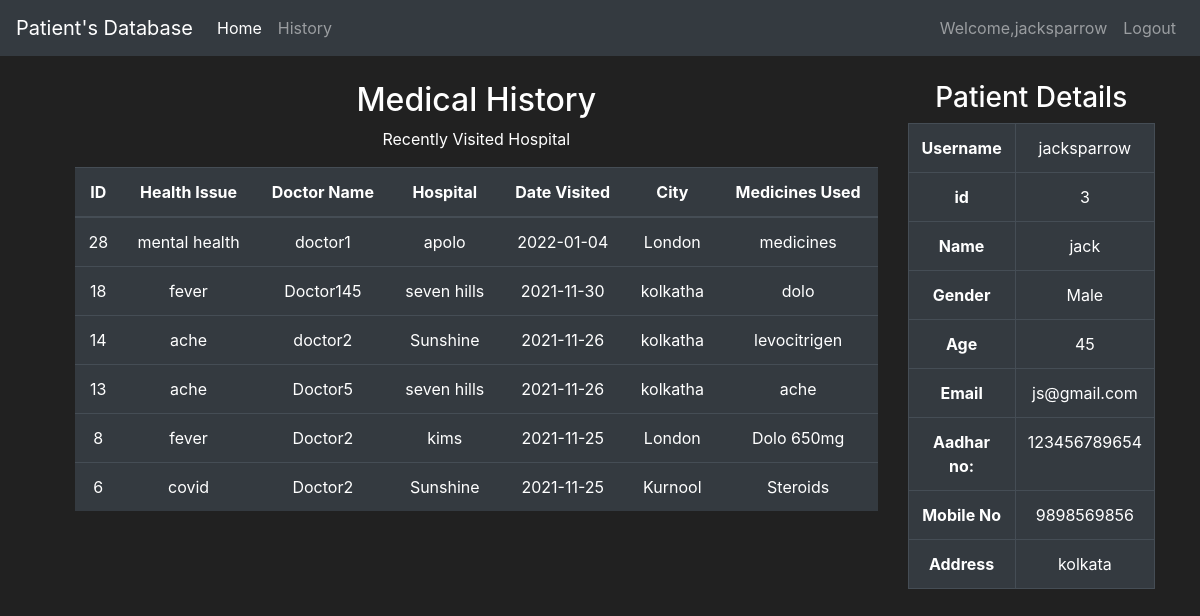
The page /history (signed in) on the database its author committed.
### history/models.py (models this page shows, shortened)
class User(db.Model, UserMixin):
    id = db.Column(db.Integer(), primary_key=True)
    username = db.Column(db.String(length=30), nullable=False, unique=True)
    email_address = db.Column(db.String(length=50), nullable=False, unique=True)
    password_hash = db.Column(db.String(length=60), nullable=False)
    name = db.Column(db.String(length=30), nullable=False)
    age = db.Column(db.Integer(), nullable=False)
    gender = db.Column(db.String(length=10),nullable=False)
    aadhar_no = db.Column(db.Integer(),nullable=False)
    mobileno =db.Column(db.Integer(), nullable=False)
    address = db.Column(db.String(length=100), nullable=False)
    items = db.relationship('Item', backref='owned_user', lazy=True)
    @property
    def password(self):
        return self.password

class Item(db.Model):
    id = db.Column(db.Integer(), primary_key=True)
    hospital_name = db.Column(db.String(length=30), nullable=False)
    doctor_name = db.Column(db.String(length=30), nullable=False)
    cause = db.Column(db.String(length=30), nullable=False)
    date_visited = db.Column(db.String(length=15), nullable=False, default = date.today())
    city = db.Column(db.String(length=30), nullable=False)
    medicines = db.Column(db.String(length=30), nullable=False)
    remarks  = db.Column(db.String(length=50))
    owner = db.Column(db.Integer(), db.ForeignKey('user.id'), nullable = False)

### history/routes.py (the view)
@app.route('/history')
@login_required
def view_page():
    items = Item.query.filter_by(owner=current_user.id).order_by(Item.id.desc())
    noofrecords=len(list(items))
    return render_template('view.html', items=items, j=noofrecords, user=current_user)

### history/models.py (called while the page is built)
@login_manager.user_loader
def load_user(user_id):
    return User.query.get(int(user_id))

### history/templates/view.html (shortened to what this page needs)
{% extends 'base.html' %}
{% block content %}
<body class="text-center">
    <div style="margin-left: 75px; margin-top:25px;margin-right:50px; width:90%; height: 100%;" class="position-relative p-10 p-md-10 m-md-10 text-center">
        <div class='row'>
            <div class="col-9">
                <h2>Medical History</h2>
            <p>Recently Visited Hospital</p>
    {% if j!=0 %}
      <table class="table table-hover table-dark ">
        <thead class="thead-dark">
            <tr>
                <th scope="col">ID</th>
                <th scope="col">Health Issue</th>
                <th scope="col">Doctor Name</th>
                <th scope="col">Hospital</th>
                <th scope="col">Date Visited</th>
                <th scope="col">City</th>
                <th scope="col">Medicines Used</th>
            </tr>
        </thead>
        <tbody>
            {% for item in items %}
                <tr>
                    <td>{{ item.id }}</td>
                    <td>{{ item.cause }}</td>
                    <td>{{ item.doctor_name }}</td>
                    <td>{{ item.hospital_name }}</td>
                    <td>{{ item.date_visited }}</td>
                    <td>{{ item.city }}</td>
                    <td>{{ item.medicines }}</td>
                </tr>
            {% endfor %}
        </tbody>
    </table>
   {% else %}
       <h3>No Records to display</h3>
    {% endif %}
    <br>
        </div>
        <div class='col-3 d-none d-lg-block'>
            <h3>Patient Details</h3>
            <table class="table table-hover  table-dark table-bordered">
                <tr>
                  <th>Username</th>
                  <td>{{user.username}}</td>
                </tr>
                <tr>
                  <th>id</th>
                  <td>{{user.id}}</td>
                </tr>
                <tr>
                  <th>Name </th>
                  <td>{{user.name}}</td>
                </tr>
                <tr>
                    <th>Gender</th>
                    <td>{{user.gender}}</td>
                </tr>
                <tr>
                    <th>Age</th>
                    <td>{{user.age}}</td>
                </tr>
                <tr>
                  <th>Email</th>
                  <td>{{user.email_address}}</td>
                </tr>
                <tr>
                  <th>Aadhar no:</th>
                  <td>{{user.aadhar_no}}</td>
                </tr>
                <tr>
                  <th>Mobile No</th>
                  <td>{{user.mobileno}}</td>
                </tr>
                <tr>
                  <th>Address</th>
                  <td>{{user.address}}</td>
                </tr>
              </table>
        </div>
    </div>
</body>
{% endblock %}

### history/templates/base.html (shortened to what this page needs)
<!doctype html>
<html lang="en">
   <head>
      <link rel="stylesheet" href="https://cdn.jsdelivr.net/npm/bootstrap@4.5.3/dist/css/bootstrap.min.css">
   </head>
   <body>
    <nav class="navbar navbar-expand-md navbar-dark bg-dark">
      <a class="navbar-brand" href="{{url_for('home_page')}}">Patient's Database</a>
      <div class="collapse navbar-collapse" id="navbarNav">
        <ul class="navbar-nav mr-auto">
            <li class="nav-item active">
                <a class="nav-link" href="{{ url_for('home_page') }}">Home <span class="sr-only">(current)</span></a>
            </li>
            <li class="nav-item">
                <a class="nav-link" href="{{ url_for('view_page') }}">History</a>
            </li>
        </ul>
          {% if current_user.is_authenticated %}
            <ul class="navbar-nav">
                <li class="nav-item">
                    <a class="nav-link">Welcome,{{ current_user.username }}</a>
                </li>
                <li class="nav-item">
                    <a class="nav-link" href="{{ url_for('logout_page') }}">Logout</a>
                </li>
            </ul>
          {% endif %}
      </div>
    </nav>
      {% block content %}
      {% endblock %}
    </body>
</html>

### history/templates/base.html (style rules this page uses)
body { background-color: #212121; color: white }

### rows shown on the page
User: username "jacksparrow", id "3", name "jack", gender "Male", age "45", email_address "js@gmail.com", aadhar_no "123456789654", mobileno "9898569856", address "kolkata"
Item: id "28", cause "mental health", doctor_name "doctor1", hospital_name "apolo", date_visited "2022-01-04", city "London", medicines "medicines"
Item: id "18", cause "fever", doctor_name "Doctor145", hospital_name "seven hills", date_visited "2021-11-30", city "kolkatha", medicines "dolo"
Item: id "14", cause "ache", doctor_name "doctor2", hospital_name "Sunshine", date_visited "2021-11-26", city "kolkatha", medicines "levocitrigen"
Item: id "13", cause "ache", doctor_name "Doctor5", hospital_name "seven hills", date_visited "2021-11-26", city "kolkatha", medicines "ache"
Item: id "8", cause "fever", doctor_name "Doctor2", hospital_name "kims", date_visited "2021-11-25", city "London", medicines "Dolo 650mg"
Item: id "6", cause "covid", doctor_name "Doctor2", hospital_name "Sunshine", date_visited "2021-11-25", city "Kurnool", medicines "Steroids"
